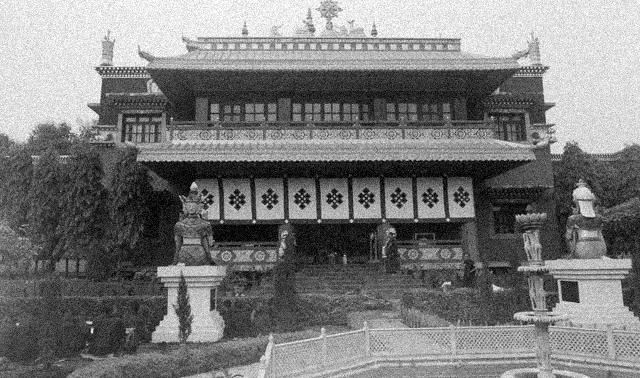
#> input picture Catalogue 2/MetodosIsaac/filename.jpg, 640 x 378 px
$ python promGeoFilter.py
#> lines starting #> are read from the running program, lines starting #| are printed output that depends on the picture; after the words box and inside, x2 and y2 are one past the last pixel; in counts of white or black regions, pixels touching at a corner belong together
import numpy as np
import imageio as im
import matplotlib.pyplot as plt

def filter(side,B,A_t,m,n):
    if side == "E1":
        W = B[0, 0] * B[0, 1] * B[1, 0] * B[1, 1]
        A_t[0, 0] = (1 / 4) * W
    elif side == "E2":
        W = B[0, n - 1] * B[0, n - 2] * B[1, n - 1] * B[1, n - 2]
        A_t[0, n - 1] = (1 / 4) * W
    elif side == "E3":
        W = B[m - 1, 0] * B[m - 1, 1] * B[m - 2, 0] * B[m - 2, 1]
        A_t[m - 1, 0] = (1 / 4) * W
    elif side == "E4":
        W = B[m - 1, n - 1] * B[m - 1, n - 2] * B[m - 2, n - 1] * B[m - 2, n - 2]
        A_t[m - 1, n - 1] = (1 / 4) * W
    elif side == "BU":
        for y in range(1, n - 1):
            Wf1 = B[0, y - 1] * B[0, y] * B[0, y + 1]
            Wf2 = B[1, y - 1] * B[1, y] * B[1, y + 1]
            A_t[0, y] = (1 / 6) * (Wf1 + Wf2)
    elif side == "BD":
        for y in range(1, n - 1):
            Wf1 = B[m - 2, y - 1] * B[m - 2, y] * B[m - 2, y + 1]
            Wf2 = B[m - 1, y - 1] * B[m - 1, y] * B[m - 1, y + 1]
            A_t[m - 1, y] = (1 / 6) * (Wf1 + Wf2)
    elif side == "BR":
        for x in range(1, m - 1):
            Wc1 = B[x - 1, n - 2] * B[x, n - 2] * B[x + 1, n - 2]
            Wc2 = B[x - 1, n - 1] * B[x, n - 1] * B[x + 1, n - 1]
            A_t[x, n - 1] = (1 / 6) * (Wc1 + Wc2)

    elif side == "BL":
        for x in range(1, m - 1):
            Wc1 = B[x - 1, 0] * B[x, 0] * B[x + 1, 0]
            Wc2 = B[x - 1, 1] * B[x, 1] * B[x + 1, 1]
            A_t[x, 0] = (1 / 6) * (Wc1 + Wc2)
    elif side == "C":
        for x in range(1, m - 1):
            for y in range(1, n - 1):
                Wf1 = B[x - 1, y - 1] * B[x - 1, y] * B[x - 1, y + 1]
                Wf2 = B[x, y - 1] * B[x, y] * B[x, y + 1]
                Wf3 = B[x + 1, y - 1] * B[x + 1, y] * B[x + 1, y + 1]
                A_t[x, y] = (1 / 9) * (Wf1 + Wf2 + Wf3)
def promGeoFilter(B):


    (m, n) = B.shape
    A_t = np.zeros((m, n))

    filter("E1", B, A_t, m, n)
    filter("E2", B, A_t, m, n)
    filter("E3", B, A_t, m, n)
    filter("E4", B, A_t, m, n)

    filter("BU", B, A_t, m, n)
    filter("BD", B, A_t, m, n)


    filter("BR", B, A_t, m, n)
    filter("BL", B, A_t, m, n)

    filter("C", B, A_t, m, n)

    imgDT = np.iinfo(np.uint8)
    imax = A_t * imgDT.max
    imax[imax > imgDT.max] = imgDT.max
    imax[imax < imgDT.min] = imgDT.min
    return imax.astype(np.uint8)


I = im.imread("filename.jpg")
#> I is the input picture: shape (378, 640); min 0, max 255, mean 122.9

info = np.iinfo(I.dtype)
I = I.astype(np.float64) / info.max


imgDT = np.iinfo(np.uint8)
imax = I * imgDT.max
imax[imax > imgDT.max] = imgDT.max
imax[imax < imgDT.min] = imgDT.min
A = imax.astype(np.uint8)


plt.figure(1)
plt.subplot(121)
plt.title("Imagen con ruido")
plt.imshow(A, cmap='gray', vmin = 0, vmax = 255, interpolation='none')


B = promGeoFilter(I)
#> in filter, `W = B[0, 0] * B[0, 1] * B[1, 0] * B[1, 1]`: W = 0.611
#> in filter, `A_t[0, 0] = (1 / 4) * W`:
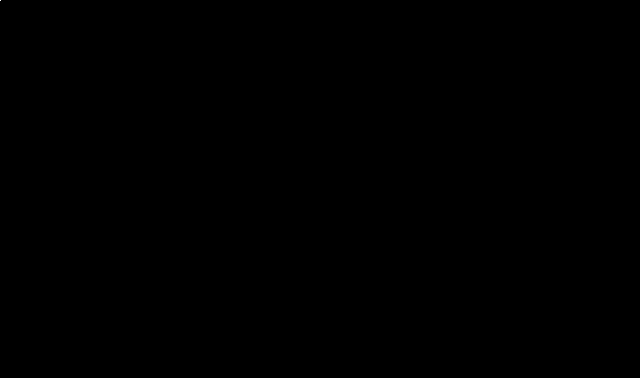
#> A_t: shape (378, 640) float64; values 0 (black) and 0.153 (white), 0% white in thin lines or dots, all inside (x1, y1, x2, y2) = (0, 0, 1, 1)
#> in filter (call 2), `A_t[0, n - 1] = (1 / 4) * W`: A_t: shape (378, 640) float64; under 0.01% of pixels changed, all inside (x1, y1, x2, y2) = (639, 0, 640, 1)
#> in filter (call 3), `A_t[m - 1, 0] = (1 / 4) * W`: A_t: shape (378, 640) float64; min 0, max 0.191, mean 1.44e-06
#> in filter (call 4), `A_t[m - 1, n - 1] = (1 / 4) * W`: A_t: shape (378, 640) float64; min 0, max 0.191, mean 1.51e-06
#> the loop in filter (call 5), `for y in range(1, n - 1):` made 638 passes
#> (Wf1, Wf2) on passes 1 to 3: (0.675, 0.667), (0.684, 0.729), (0.714, 0.757)
#> after the loop in filter (call 5), `for y in range(1, n - 1):`:
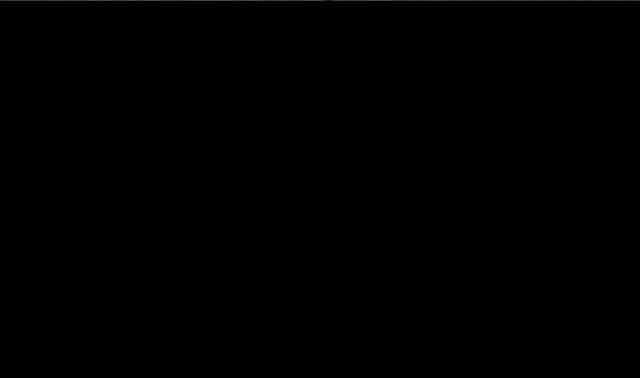
#> A_t: shape (378, 640) float64; min 0, max 0.306, mean 0.000681
#> after the loop in filter (call 6), `for y in range(1, n - 1):`: A_t: shape (378, 640) float64; 0.26% of pixels changed, all inside (x1, y1, x2, y2) = (1, 377, 639, 378)
#> the loop in filter (call 7), `for x in range(1, m - 1):` made 376 passes
#> (Wc1, Wc2) on passes 1 to 3: (0.829, 0.886), (0.822, 0.911), (0.833, 0.81)
#> after the loop in filter (call 7), `for x in range(1, m - 1):`:
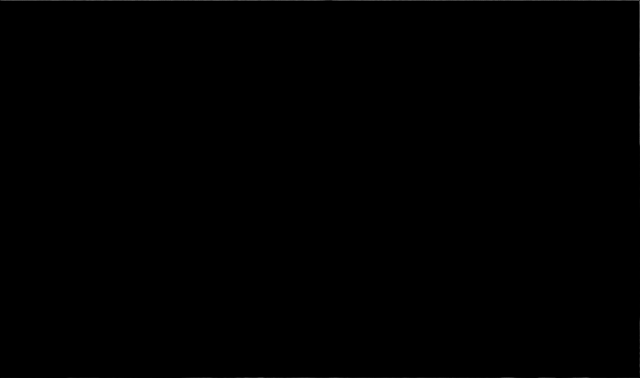
#> A_t: shape (378, 640) float64; min 0, max 0.306, mean 0.001
#> the loop in filter (call 8), `for x in range(1, m - 1):` made 376 passes
#> (Wc1, Wc2) on passes 1 to 3: (0.748, 0.804), (0.687, 0.9), (0.662, 0.827)
#> after the loop in filter (call 8), `for x in range(1, m - 1):`:
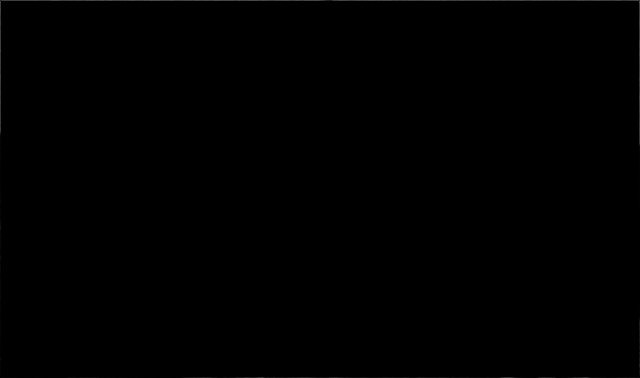
#> A_t: shape (378, 640) float64; 0.16% of pixels changed, all inside (x1, y1, x2, y2) = (0, 1, 1, 377)
#> after the loop in filter (call 9), `for x in range(1, m - 1):`:
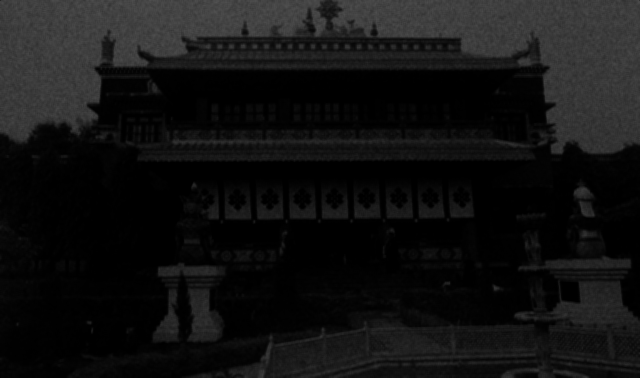
#> A_t: shape (378, 640) float64; min 0, max 0.32, mean 0.0739

plt.subplot(122)
plt.title("Imagen Filtrada Promedio")
plt.imshow(B, cmap='gray', vmin = 0, vmax = 255, interpolation='none')


plt.show()
